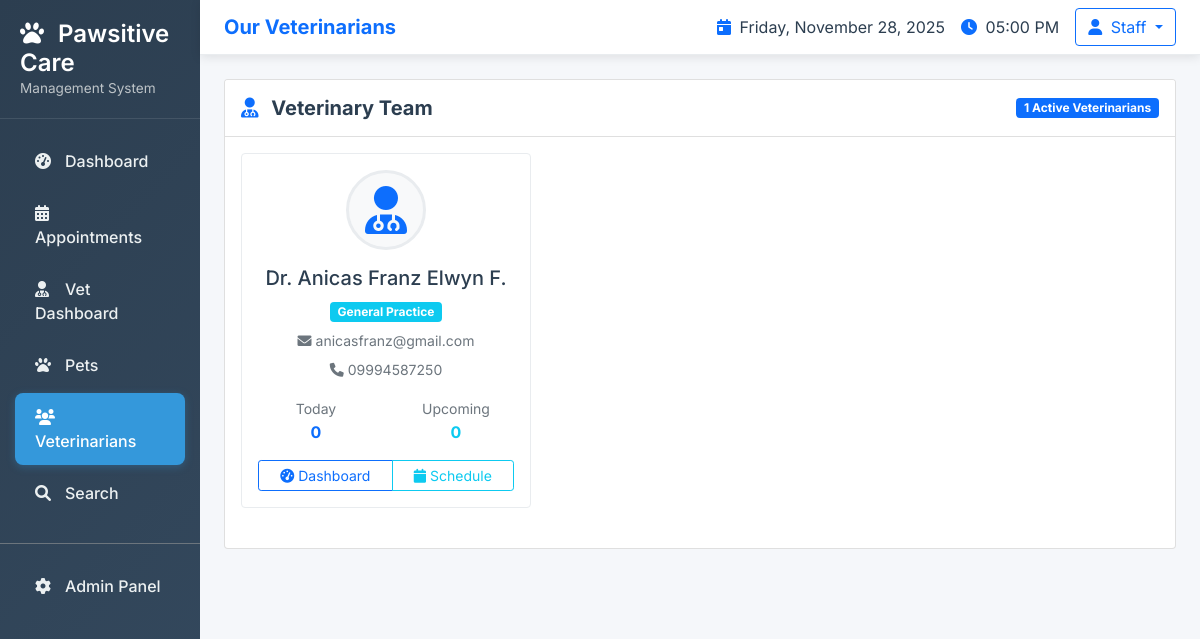
Screenshot of /vets/ with the database file from the repository.
### veterinary/models.py (models this page shows, shortened)
class BaseModel(models.Model):
    created_at = models.DateTimeField(auto_now_add=True)
    updated_at = models.DateTimeField(auto_now=True)
    class Meta:
        abstract = True

class Vet(BaseModel):
    SPECIALIZATION_CHOICES = [
        ('general', 'General Practice'),
        ('surgery', 'Surgery'),
        ('dentistry', 'Dentistry'),
        ('dermatology', 'Dermatology'),
        ('ophthalmology', 'Ophthalmology'),
        ('cardiology', 'Cardiology'),
        ('neurology', 'Neurology'),
        ('oncology', 'Oncology'),
        ('emergency', 'Emergency Care'),
    ]
    name = models.CharField(max_length=255)
    email = models.EmailField(unique=True)
    specialization = models.CharField(max_length=50, choices=SPECIALIZATION_CHOICES, default='general')
    phone = models.CharField(max_length=20, blank=True, null=True)
    license_number = models.CharField(max_length=50, blank=True, null=True)
    bio = models.TextField(blank=True, null=True)
    profile_picture = models.ImageField(upload_to='vet_profiles/', blank=True, null=True)
    is_active = models.BooleanField(default=True)
    working_hours_start = models.TimeField(default='08:00')
    working_hours_end = models.TimeField(default='17:00')
    class Meta:
        ordering = ['name']
        verbose_name = "Veterinarian"
        verbose_name_plural = "Veterinarians"
    @property
    def upcoming_appointments(self):
        return self.appointments.filter(
            date__gte=timezone.now(),
            status__in=['scheduled', 'confirmed']
        ).order_by('date')
    @property
    def todays_appointments(self):
        return self.appointments.filter(
            date__date=timezone.now().date(),
            status__in=['scheduled', 'confirmed']
        ).order_by('date')

### veterinary/views.py (the view)
# urls.py: path('vets/', views.vet_list, name='vet_list'),
def vet_list(request):
    vets = Vet.objects.filter(is_active=True).order_by('name')
    context = {'vets': vets}
    return render(request, 'veterinary/vet_list.html', context)

### veterinary/templates/veterinary/vet_list.html (shortened to what this page needs)
{% extends 'veterinary/base.html' %}
{% block page_title %}Our Veterinarians{% endblock %}
{% block content %}
<div class="row">
    <div class="col-12">
        <div class="card">
            <div class="card-header bg-white d-flex justify-content-between align-items-center py-3">
                <h5 class="mb-0 fw-bold">
                    <i class="fas fa-user-md text-primary me-2"></i>
                    Veterinary Team
                </h5>
                <span class="badge bg-primary">{{ vets.count }} Active Veterinarians</span>
            </div>
            <div class="card-body">
                {% if vets %}
                    <div class="row">
                        {% for vet in vets %}
                        <div class="col-lg-4 col-md-6 mb-4">
                            <div class="card h-100 vet-card">
                                <div class="card-body text-center">
                                    <div class="vet-avatar mb-3">
                                        <i class="fas fa-user-md fa-3x text-primary"></i>
                                    </div>
                                    <h5 class="card-title">Dr. {{ vet.name }}</h5>
                                    <p class="card-text text-muted mb-2">
                                        <span class="badge bg-info">{{ vet.get_specialization_display }}</span>
                                    </p>
                                    <p class="card-text small text-muted mb-2">
                                        <i class="fas fa-envelope me-1"></i>{{ vet.email }}
                                    </p>
                                    {% if vet.phone %}
                                    <p class="card-text small text-muted mb-3">
                                        <i class="fas fa-phone me-1"></i>{{ vet.phone }}
                                    </p>
                                    {% endif %}
                                    <div class="vet-stats mb-3">
                                        <div class="row text-center">
                                            <div class="col-6">
                                                <small class="text-muted">Today</small>
                                                <div class="fw-bold text-primary">{{ vet.todays_appointments.count }}</div>
                                            </div>
                                            <div class="col-6">
                                                <small class="text-muted">Upcoming</small>
                                                <div class="fw-bold text-info">{{ vet.upcoming_appointments.count }}</div>
                                            </div>
                                        </div>
                                    </div>
                                    <div class="btn-group w-100">
                                        <a href="{% url 'vet_dashboard_with_id' vet.id %}" class="btn btn-outline-primary btn-sm">
                                            <i class="fas fa-tachometer-alt me-1"></i>Dashboard
                                        </a>
                                        <a href="{% url 'vet_schedule' vet.id %}" class="btn btn-outline-info btn-sm">
                                            <i class="fas fa-calendar me-1"></i>Schedule
                                        </a>
                                    </div>
                                </div>
                            </div>
                        </div>
                        {% endfor %}
                    </div>
                {% else %}
                    <div class="text-center py-5">
                        <i class="fas fa-user-md fa-4x text-muted mb-3"></i>
                        <h5 class="text-muted">No Active Veterinarians</h5>
                        <p class="text-muted">There are currently no active veterinarians in the system.</p>
                    </div>
                {% endif %}
            </div>
        </div>
    </div>
</div>
{% endblock %}

### veterinary/templates/veterinary/base.html (style rules this page uses)
:root { --primary: #3498db; --secondary: #2c3e50; --success: #27ae60; --info: #17a2b8; --warning: #f39c12; --danger: #e74c3c; --light: #f8f9fa; --dark: #343a40; }
body { font-family: 'Inter', sans-serif; background-color: #f5f7fa; color: #2c3e50; }

### veterinary/templates/veterinary/vet_list.html (style rules this page uses)
.vet-card { transition: transform 0.2s ease, box-shadow 0.2s ease; border: 1px solid #e9ecef; }
.vet-avatar { width: 80px; height: 80px; margin: 0 auto; background: #f8f9fa; border-radius: 50%; display: flex; align-items: center; justify-content: center; border: 3px solid #e9ecef; }

### rows the page displays
Vet: name "Anicas Franz Elwyn F.", specialization "General Practice", email "anicasfranz@gmail.com", phone "09994587250", todays_appointments.count "0", upcoming_appointments.count "0"

### other values shown
{{ vets.count }} "1"
